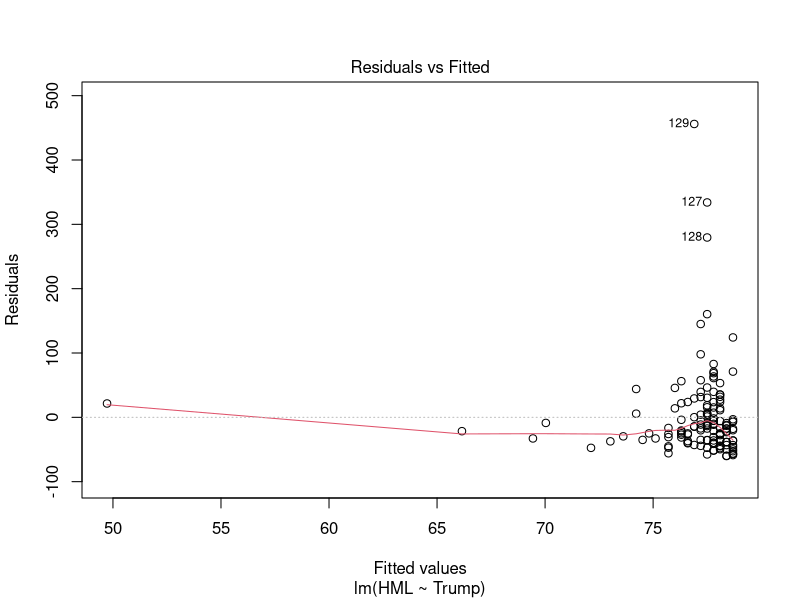
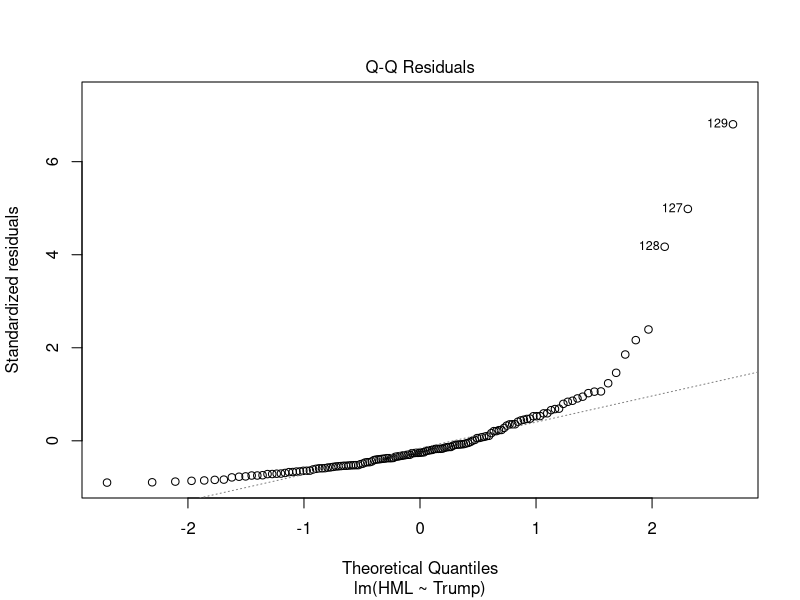
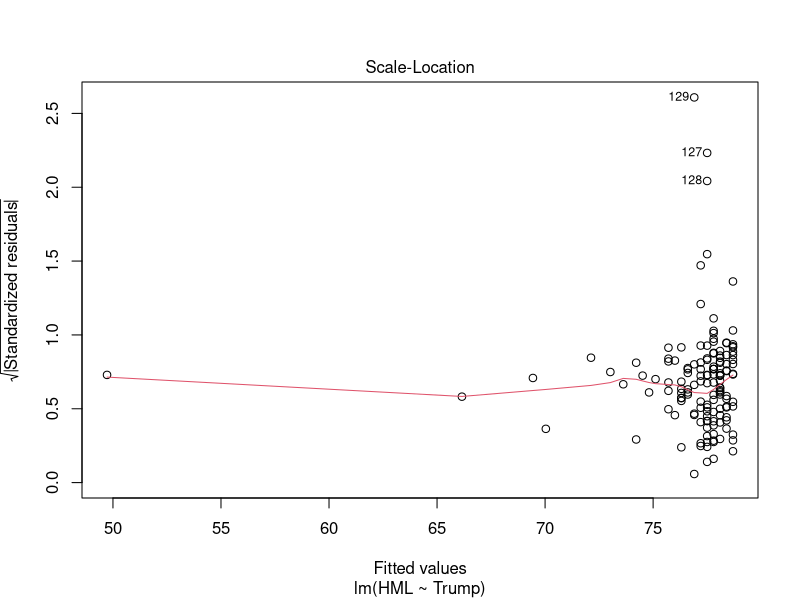

The R script that drew these images, in order:
library(ggplot2)

data <- read.csv("../data/data.csv")

#data$dStocks <- c(diff(data[["Stocks"]]), 0)
#data$logVolume <- c(diff(data[["Volume"]]), 0)

X = "Trump"
Y = "Volatility"

data$HML <- data[[Y]]

Y = "HML"
model <- lm(HML ~ Trump, data = data)

panels <- 1:3

for (i in panels) {
  png(sprintf("./plots/%s-%s_%d.png", X, "Volatility", i),            # file name
      width = 800, height = 600, res = 120)       # size & resolution

  plot(model, which = i)                            # draw the i-th panel

  dev.off()                                       # CLOSE the device – crucial!
}
